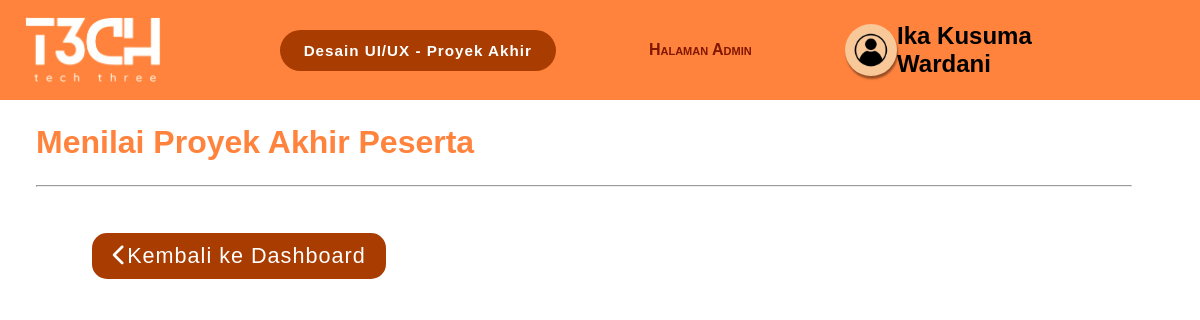
Before: /menilaiProyek_admin.php (signed in) with the older database file.
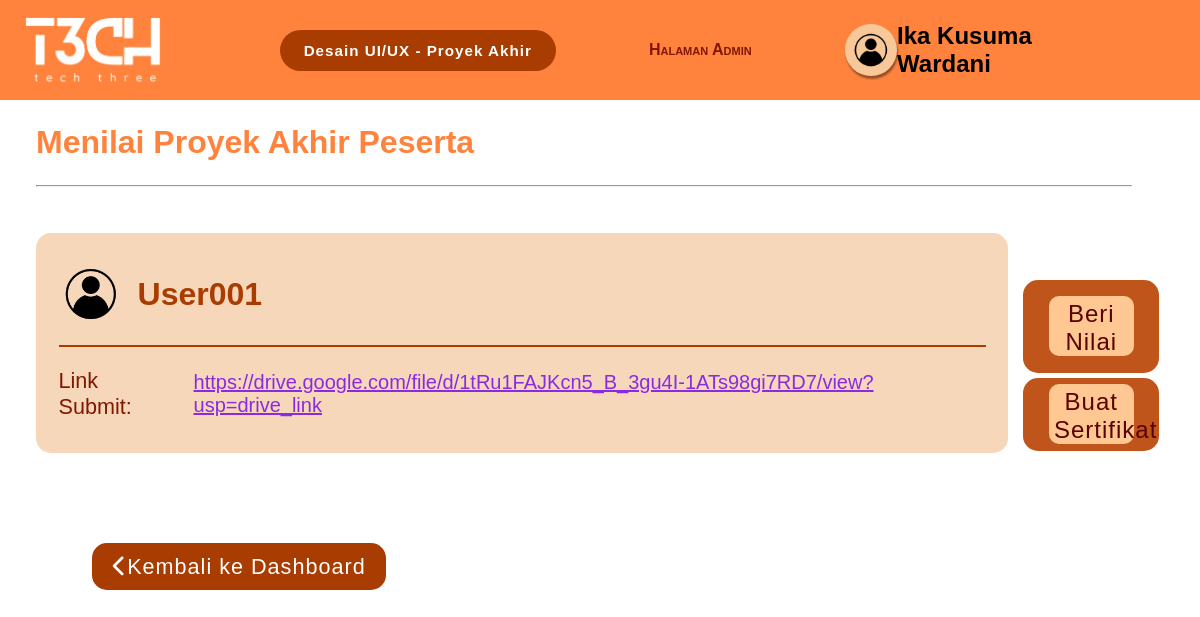
After: the same page with the newer database file.
### tables this page shows
CREATE TABLE `submission` (
  `Id_Submission` varchar(20) NOT NULL,
  `link_google_drive` varchar(255) NOT NULL,
  `submitted_at` timestamp NOT NULL DEFAULT current_timestamp(),
  `Id_User` varchar(20) DEFAULT NULL,
  `Id_Kelas` varchar(25) NOT NULL
);

### menilaiProyek_admin.php (the view, shortened to what this page needs)
<?php
require_once 'db_connect.php';
if (isset($_SESSION['admin_id'])) {
  $adminId = $_SESSION['admin_id'];
} else {
  header("Location: login_admin.php");
  exit;
}
$query = "SELECT `Nama_Admin`, `No_Telp_Admin` FROM `admin` WHERE `Id_Admin`='$adminId'";
$result = $conn->query($query);
$namaAdmin = "";
if ($result->num_rows > 0) {
  while ($row = $result->fetch_assoc()) {
      $namaAdmin = $row['Nama_Admin'];
  }
} else {
  echo "Data admin tidak ditemukan.";
}
$sql = "SELECT Id_Submission, link_google_drive, submitted_at, Id_User FROM submission";
$result = $conn->query($sql);
if ($result->num_rows > 0) {
    $submissions = $result->fetch_all(MYSQLI_ASSOC);
} else {
    $submissions = [];
}
?>
<!DOCTYPE html>
<html lang="id">
  <head>
    <link rel="stylesheet" href="menilaiProyek_admin.css">
    <link rel="stylesheet" href="https://cdnjs.cloudflare.com/ajax/libs/font-awesome/6.0.0-beta3/css/all.min.css">
  </head>
  <body>
    <header>
      <a id="logo_link" href="dashboard_admin.php">
          <img src="Logo.png" id="logo">
      </a>
      <h3>Desain UI/UX - Proyek Akhir</h3>
      <h4 class="halaman_admin">Halaman Admin</h4>
      <section class="profileAdjust">
        <img src="user.png">
        <h2><?php echo htmlspecialchars($namaAdmin); ?></h2>
      </section>
    </header>
    <main>
    <h1>Menilai Proyek Akhir Peserta</h1>
    <hr>
    <?php foreach ($submissions as $submission): ?>
        <div class="kotakDanNilai">
            <div class="kotakSubmit">
                <section class="profile_user">
                    <img src="user.png">
                    <p><?php echo $submission['Id_User']; ?></p>
                </section>
                <section class="link_submit">
                    <p>Link Submit:</p>
                    <a target="_blank" href="<?php echo $submission['link_google_drive']; ?>" class="link_proyek_submit">
                        <?php echo $submission['link_google_drive']; ?>
                    </a>
                </section>
            </div>
            <div class="kotak_nilai_sertif">
                <div class="kotak_untuk_menilai">
                    <button onclick="showInput(this)">Beri Nilai</button>
                </div>
                <div class="kotak_untuk_menilai" onclick="showSuccessMessage()">
                        <button>Buat Sertifikat</button>
                </div>
            </div>
        </div>
    <?php endforeach; ?>
    <section class="backToDashboard">
        <button onclick="redirectToPage('dashboard_admin.php')">
            <i class="fa-solid fa-chevron-left"></i>Kembali ke Dashboard</button>
    </section>
</main>

Changed rows visible on the page:
added submission: Id_User "User001", link_google_drive "https://drive.google.com/file/d/1tRu1FAJKcn5_B_3gu4I-1ATs98gi7RD7/view?usp=drive_link"
